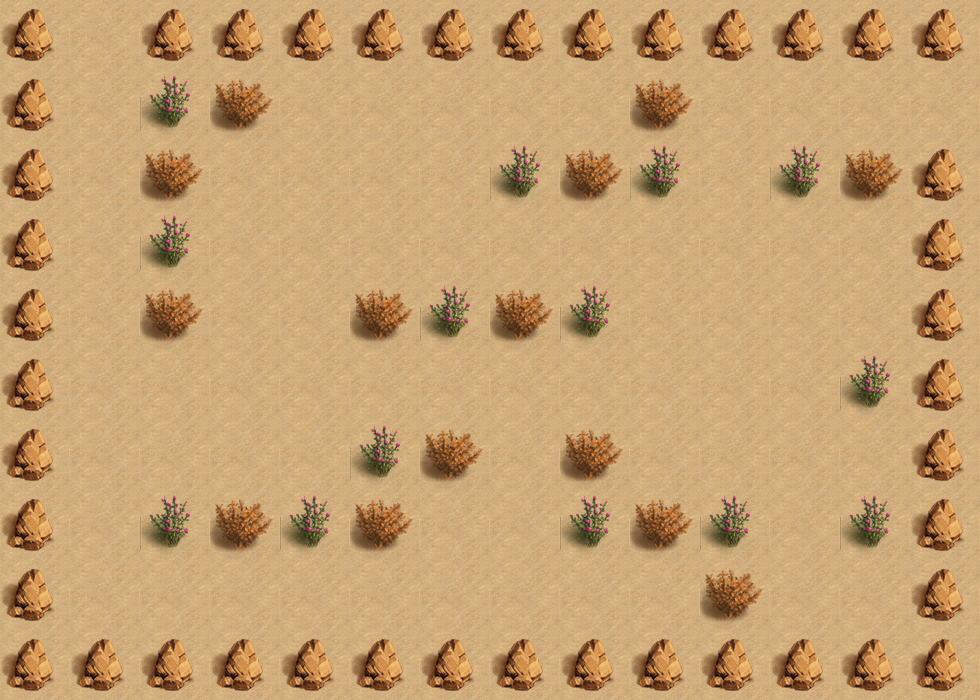

A level layout from a 2D game, rendered from its tile map. Below: a short description, then the map file with tile-grid data replaced by summaries:
An orthogonal 14x10 tile map with 70x70 px tiles, 2 tile layers (bgLayer, walkLayer) and 8 objects (2x monster_0, player, exit, key, box_3, ...).

<map version="1.0" orientation="orthogonal" renderorder="right-down" width="14" height="10" tilewidth="70" tileheight="70" nextobjectid="14">
 <tileset firstgid="1" name="map" tilewidth="70" tileheight="70" tilecount="4">
  <image source="map.png" width="140" height="140" />
 </tileset>
 <layer name="bgLayer" width="14" height="10">
  <data>[140 cells, 140 non-empty, 1 distinct tile ids]</data>
 </layer>
 <layer name="walkLayer" width="14" height="10">
  <data>[140 cells, 70 non-empty, 3 distinct tile ids]</data>
 </layer>
 <objectgroup name="object0">
  <object id="1" name="player" x="910" y="70" width="70" height="70">
   <properties>
    <property name="hp" value="190" />
    <property name="lv" value="9" />
    <property name="speed" value="120" />
   </properties>
  </object>
 </objectgroup>
 <objectgroup name="object1">
  <object id="2" name="exit" x="70" y="0" width="70" height="70" />
  <object id="3" name="key" x="280" y="560" width="70" height="70" />
 </objectgroup>
 <objectgroup name="object2">
  <object id="4" name="box_3" x="350" y="140" width="70" height="70" />
  <object id="5" name="box_1" x="490" y="350" width="70" height="70" />
  <object id="6" name="box_2" x="770" y="560" width="70" height="70" />
 </objectgroup>
 <objectgroup name="object4">
  <object id="12" name="monster_0" x="840" y="280" width="70" height="70">
   <properties>
    <property name="dirX" value="0" />
    <property name="dirY" value="-1" />
    <property name="path" value="monster_2.png" />
    <property name="reverse" value="-2" />
    <property name="speed" value="100" />
   </properties>
  </object>
  <object id="13" name="monster_0" x="490" y="490" width="70" height="70">
   <properties>
    <property name="dirX" value="0" />
    <property name="dirY" value="1" />
    <property name="path" value="monster_1.png" />
    <property name="reverse" value="-2" />
    <property name="speed" value="100" />
   </properties>
  </object>
 </objectgroup>
</map>
